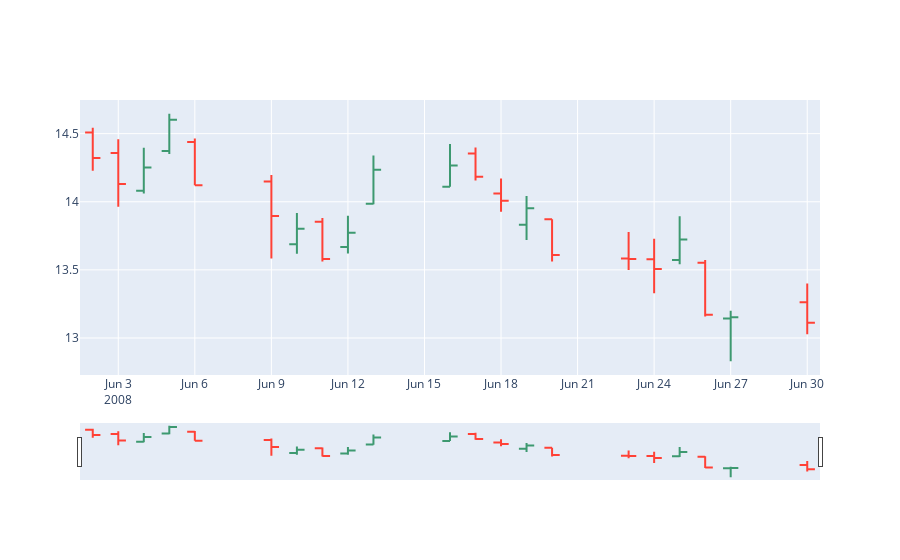

Notebook code cell kept with this figure:
### Code cell
# Gráfico OHLC
rango_ohlc = go.Ohlc(x=df_google['06-2008'].index,
                     open=df_google['06-2008']['Open'],
                     high=df_google['06-2008']['High'],
                     low=df_google['06-2008']['Low'],
                     close=df_google['06-2008']['Close'])
data = [rango_ohlc]
iplot(data)
